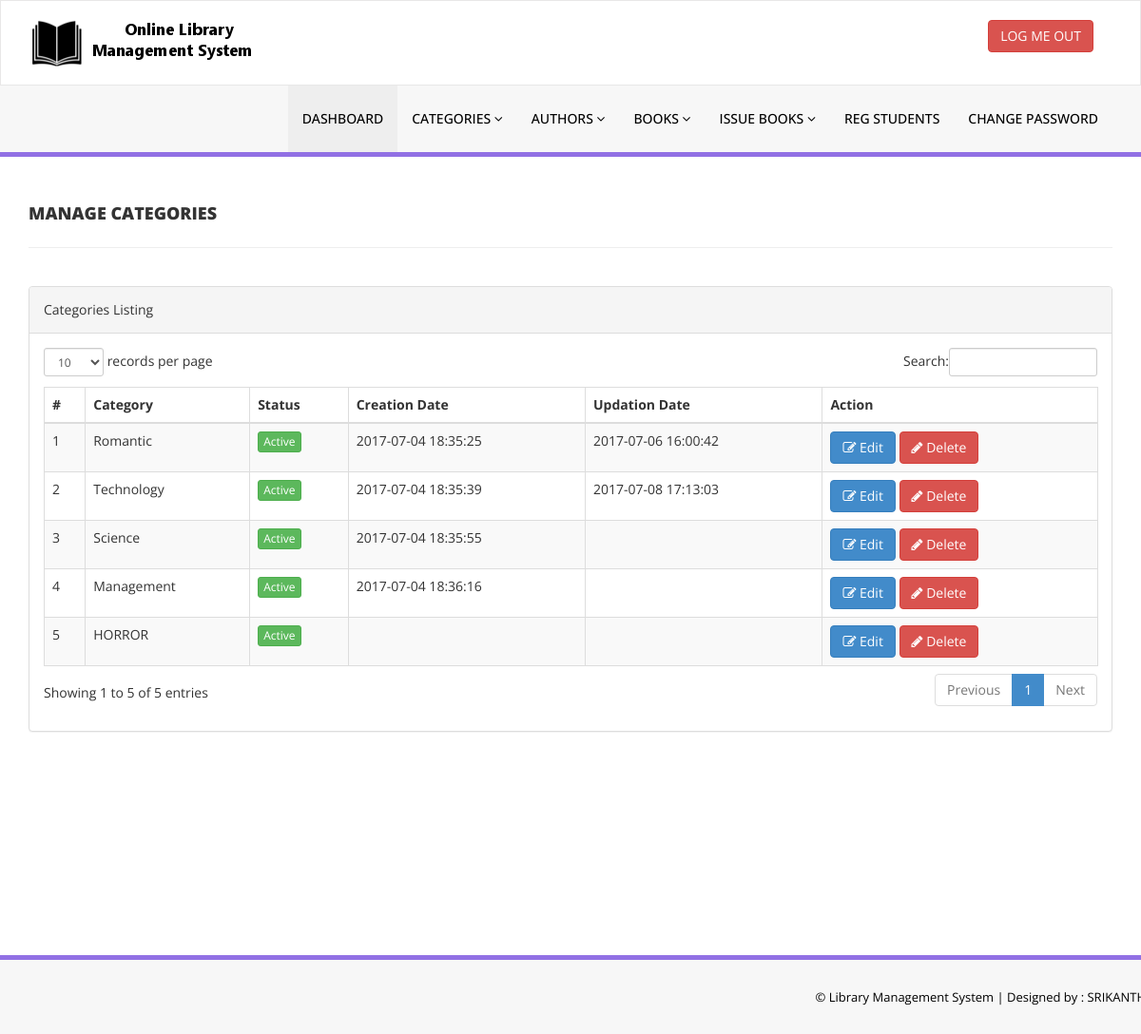
Page /library/admin/manage-categories.php (signed in) on the committed database.
### tables this page shows
CREATE TABLE `tblcategory` (
  `id` int(11) NOT NULL,
  `CategoryName` varchar(150) DEFAULT NULL,
  `Status` int(11) DEFAULT NULL,
  `CreationDate` datetime DEFAULT NULL,
  `UpdationDate` datetime DEFAULT NULL
);

### library/admin/manage-categories.php (the view, shortened to what this page needs)
<?php
include('../includes/config.php');
if(strlen($_SESSION['alogin'])==0)
    {
header('location:index.php');
}
else{
    ?>
<!DOCTYPE html>
<html xmlns="http://www.w3.org/1999/xhtml">
<head>
    <link href="assets/css/bootstrap.css" rel="stylesheet" />
    <link href="assets/css/font-awesome.css" rel="stylesheet" />
    <link href="assets/js/dataTables/dataTables.bootstrap.css" rel="stylesheet" />
    <link href="assets/css/style.css" rel="stylesheet" />
</head>
<body>
<?php include('includes/header.php');?>
    <div class="content-wrapper">
         <div class="container">
        <div class="row pad-botm">
            <div class="col-md-12">
                <h4 class="header-line">Manage Categories</h4>
    </div>
     <div class="row">
</div>
        </div>
            <div class="row">
                <div class="col-md-12">
                    <div class="panel panel-default">
                        <div class="panel-heading">
                           Categories Listing
                        </div>
                        <div class="panel-body">
                            <div class="table-responsive">
                                <table class="table table-striped table-bordered table-hover" id="dataTables-example">
                                    <thead>
                                        <tr>
                                            <th>#</th>
                                            <th>Category</th>
                                            <th>Status</th>
                                            <th>Creation Date</th>
                                            <th>Updation Date</th>
                                            <th>Action</th>
                                        </tr>
                                    </thead>
                                    <tbody>
<?php $sql = "SELECT * from  tblcategory";
$query =mysqli_query($dbh,$sql);
$cnt=1;
if(mysqli_num_rows($query) > 0)
{
while($row = mysqli_fetch_assoc($query))
{               ?>
                                        <tr class="odd gradeX">
                                            <td class="center"><?php echo htmlentities($cnt);?></td>
                                            <td class="center"><?php echo htmlentities($row['CategoryName']);?></td>
                                            <td class="center"><?php if($row['Status']==1) {?>
                                            <a href="#" class="btn btn-success btn-xs">Active</a>
                                            <?php } else {?>
                                            <a href="#" class="btn btn-danger btn-xs">Inactive</a>
                                            <?php } ?></td>
                                            <td class="center"><?php echo htmlentities($row['CreationDate']);?></td>
                                            <td class="center"><?php echo htmlentities($row['UpdationDate']);?></td>
                                            <td class="center">
                                            <a href="edit-category.php?catid=<?php echo htmlentities($row['id']);?>"><button class="btn btn-primary"><i class="fa fa-edit "></i> Edit</button>
                                          <a href="manage-categories.php?del=<?php echo htmlentities($row['id']);?>" onclick="return confirm('Are you sure you want to delete?');"" >  <button class="btn btn-danger"><i class="fa fa-pencil"></i> Delete</button>
                                            </td>
                                        </tr>
 <?php $cnt=$cnt+1;}} ?>
                                    </tbody>
                                </table>
                            </div>
                        </div>
                    </div>
                </div>
            </div>
    </div>
    </div>
  <?php include('includes/footer.php');?>
</body>
</html>
<?php } ?>

### library/admin/assets/css/style.css (style rules this page uses)
.content-wrapper { margin-top: 40px; min-height:800px; padding-bottom:90px; }
.header-line { font-weight:900; padding-bottom:25px; border-bottom:1px solid #eeeeee; text-transform:uppercase; }
.pad-botm { padding-bottom:30px; }

### rows in the picture
tblcategory: CategoryName "Romantic", Status "Active", CreationDate "2017-07-04 18:35:25", UpdationDate "2017-07-06 16:00:42"
tblcategory: CategoryName "Technology", Status "Active", CreationDate "2017-07-04 18:35:39", UpdationDate "2017-07-08 17:13:03"
tblcategory: CategoryName "Science", Status "Active", CreationDate "2017-07-04 18:35:55"
tblcategory: CategoryName "Management", Status "Active", CreationDate "2017-07-04 18:36:16"
tblcategory: CategoryName "HORROR", Status "Active"
